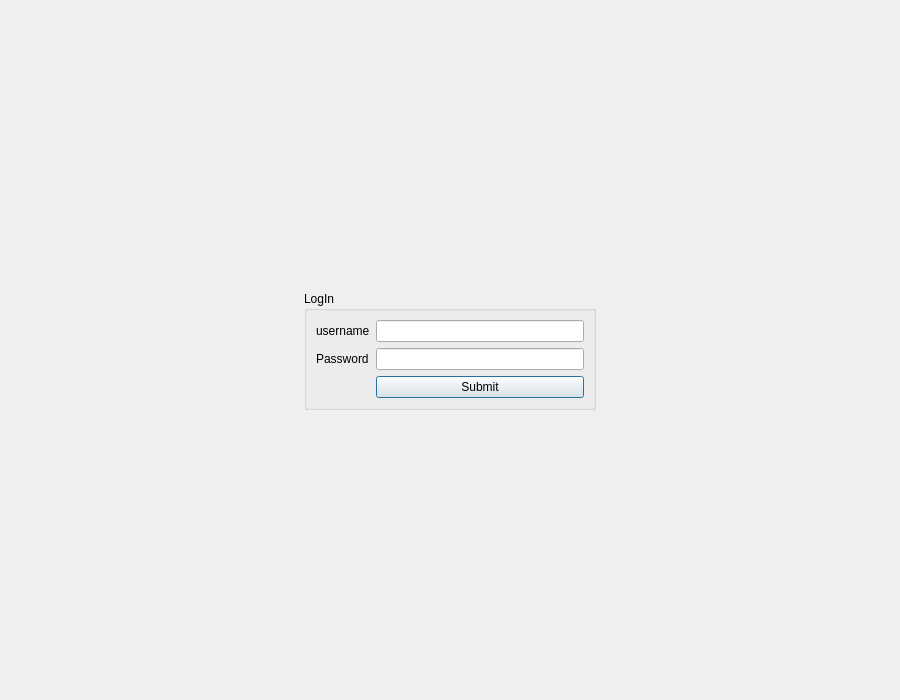
<?xml version="1.0" encoding="UTF-8"?>
<ui version="4.0">
 <class>Login</class>
 <widget class="QDialog" name="Login">
  <property name="geometry">
   <rect>
    <x>0</x>
    <y>0</y>
    <width>900</width>
    <height>700</height>
   </rect>
  </property>
  <property name="acceptDrops">
   <bool>false</bool>
  </property>
  <property name="windowTitle">
   <string>Teacher's Login</string>
  </property>
  <layout class="QGridLayout" name="gridLayout">
   <item row="1" column="0">
    <spacer name="horizontalSpacer">
     <property name="orientation">
      <enum>Qt::Horizontal</enum>
     </property>
     <property name="sizeHint" stdset="0">
      <size>
       <width>40</width>
       <height>20</height>
      </size>
     </property>
    </spacer>
   </item>
   <item row="0" column="1">
    <spacer name="verticalSpacer">
     <property name="orientation">
      <enum>Qt::Vertical</enum>
     </property>
     <property name="sizeHint" stdset="0">
      <size>
       <width>20</width>
       <height>40</height>
      </size>
     </property>
    </spacer>
   </item>
   <item row="1" column="1">
    <widget class="QGroupBox" name="groupBox">
     <property name="title">
      <string>LogIn</string>
     </property>
     <layout class="QVBoxLayout" name="verticalLayout">
      <item>
       <layout class="QFormLayout">
        <item row="0" column="0">
         <widget class="QLabel" name="label">
          <property name="text">
           <string>username</string>
          </property>
         </widget>
        </item>
        <item row="0" column="1">
         <widget class="QLineEdit" name="lineEdit_username">
          <property name="maxLength">
           <number>25</number>
          </property>
         </widget>
        </item>
        <item row="1" column="0">
         <widget class="QLabel" name="label_2">
          <property name="text">
           <string>Password</string>
          </property>
         </widget>
        </item>
        <item row="1" column="1">
         <widget class="QLineEdit" name="lineEdit_password">
          <property name="maxLength">
           <number>13</number>
          </property>
          <property name="echoMode">
           <enum>QLineEdit::Password</enum>
          </property>
         </widget>
        </item>
        <item row="2" column="1">
         <widget class="QPushButton" name="pushButton_submit">
          <property name="text">
           <string>Submit</string>
          </property>
         </widget>
        </item>
       </layout>
      </item>
     </layout>
    </widget>
   </item>
   <item row="1" column="2">
    <spacer name="horizontalSpacer_2">
     <property name="orientation">
      <enum>Qt::Horizontal</enum>
     </property>
     <property name="sizeHint" stdset="0">
      <size>
       <width>40</width>
       <height>20</height>
      </size>
     </property>
    </spacer>
   </item>
   <item row="2" column="1">
    <spacer name="verticalSpacer_2">
     <property name="orientation">
      <enum>Qt::Vertical</enum>
     </property>
     <property name="sizeHint" stdset="0">
      <size>
       <width>20</width>
       <height>40</height>
      </size>
     </property>
    </spacer>
   </item>
  </layout>
 </widget>
 <resources/>
 <connections/>
</ui>
